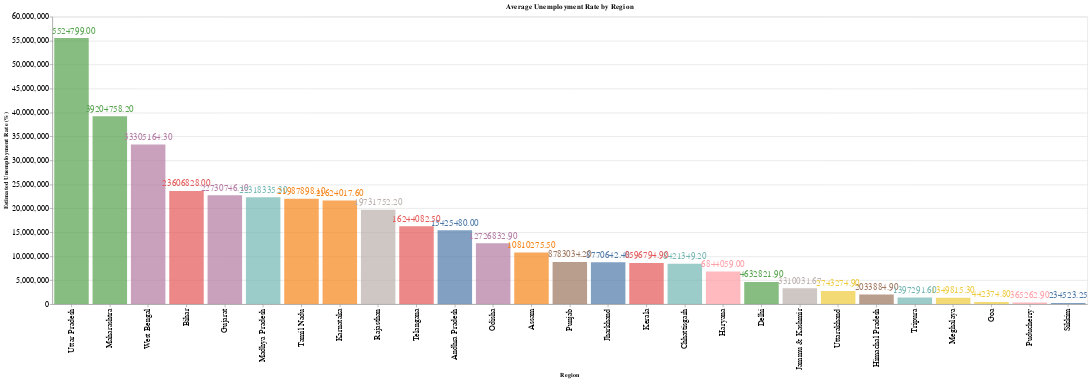

Write notebook code for a chart like this one.
### Code cell
import altair as alt
# Group data by region and calculate mean unemployment rate
mean_unemployment_by_region = df.groupby('Region')['Estimated Employed'].mean().reset_index()

# Create the bar chart
bars = alt.Chart(mean_unemployment_by_region).mark_bar(opacity=0.7).encode(
    x=alt.X('Region', title='Region', sort='-y'),
    y=alt.Y('Estimated Employed', title='Estimated Unemployment Rate (%)'),
    color=alt.Color('Region', legend=None),
    tooltip=['Region', alt.Tooltip('Estimated Employed', title='Mean Unemployment Rate')]).properties(title='Average Unemployment Rate by Region',
    width=1800,
    height=500)

# Add annotations for mean values
annotations = bars.mark_text(align='center', baseline='bottom', dy=-5).encode(
    text=alt.Text('Estimated Employed:Q', format='.2f'),size=alt.value(16)
)

# Combine the bars and annotations
chart = (bars + annotations)

# Show the chart
chart.configure(background='white').interactive().configure_axis(labelFontSize=14)

### Figure 1 — Vega-Lite specification as saved in the notebook (floating-point values rounded to 4 significant figures)
{"config": {"view": {"continuousWidth": 400, "continuousHeight": 300}, "axis": {"labelFontSize": 14}, "background": "white"}, "layer": [{"mark": {"type": "bar", "opacity": 0.7}, "encoding": {"color": {"field": "Region", "legend": null, "type": "nominal"}, "tooltip": [{"field": "Region", "type": "nominal"}, {"field": "Estimated Employed", "title": "Mean Unemployment Rate", "type": "quantitative"}], "x": {"field": "Region", "sort": "-y", "title": "Region", "type": "nominal"}, "y": {"field": "Estimated Employed", "title": "Estimated Unemployment Rate (%)", "type": "quantitative"}}, "height": 500, "selection": {"selector007": {"type": "interval", "bind": "scales", "encodings": ["x", "y"]}}, "title": "Average Unemployment Rate by Region", "width": 1800}, {"mark": {"type": "text", "align": "center", "baseline": "bottom", "dy": -5}, "encoding": {"color": {"field": "Region", "legend": null, "type": "nominal"}, "size": {"value": 16}, "text": {"field": "Estimated Employed", "format": ".2f", "type": "quantitative"}, "tooltip": [{"field": "Region", "type": "nominal"}, {"field": "Estimated Employed", "title": "Mean Unemployment Rate", "type": "quantitative"}], "x": {"field": "Region", "sort": "-y", "title": "Region", "type": "nominal"}, "y": {"field": "Estimated Employed", "title": "Estimated Unemployment Rate (%)", "type": "quantitative"}}, "height": 500, "title": "Average Unemployment Rate by Region", "width": 1800}], "data": {"name": "data-045c36159df4f7707c9272a9efb7bcf0"}, "$schema": "https://vega.github.io/schema/vega-lite/v4.17.0.json", "datasets": {"data-045c36159df4f7707c9272a9efb7bcf0": [{"Region": "Andhra Pradesh", "Estimated Employed": 15430000.0}, {"Region": "Assam", "Estimated Employed": 10810000.0}, {"Region": "Bihar", "Estimated Employed": 23610000.0}, {"Region": "Chhattisgarh", "Estimated Employed": 8421000.0}, {"Region": "Delhi", "Estimated Employed": 4633000.0}, {"Region": "Goa", "Estimated Employed": 442400.0}, {"Region": "Gujarat", "Estimated Employed": 22730000.0}, {"Region": "Haryana", "Estimated Employed": 6844000.0}, {"Region": "Himachal Pradesh", "Estimated Employed": 2034000.0}, {"Region": "Jammu & Kashmir", "Estimated Employed": 3310000.0}, {"Region": "Jharkhand", "Estimated Employed": 8771000.0}, {"Region": "Karnataka", "Estimated Employed": 21620000.0}, {"Region": "Kerala", "Estimated Employed": 8597000.0}, {"Region": "Madhya Pradesh", "Estimated Employed": 22320000.0}, {"Region": "Maharashtra", "Estimated Employed": 39200000.0}, {"Region": "Meghalaya", "Estimated Employed": 1350000.0}, {"Region": "Odisha", "Estimated Employed": 12730000.0}, {"Region": "Puducherry", "Estimated Employed": 365300.0}, {"Region": "Punjab", "Estimated Employed": 8783000.0}, {"Region": "Rajasthan", "Estimated Employed": 19730000.0}, {"Region": "Sikkim", "Estimated Employed": 234500.0}, {"Region": "Tamil Nadu", "Estimated Employed": 21990000.0}, {"Region": "Telangana", "Estimated Employed": 16240000.0}, {"Region": "Tripura", "Estimated Employed": 1397000.0}, {"Region": "Uttar Pradesh", "Estimated Employed": 55520000.0}, {"Region": "Uttarakhand", "Estimated Employed": 2743000.0}, {"Region": "West Bengal", "Estimated Employed": 33310000.0}]}}
